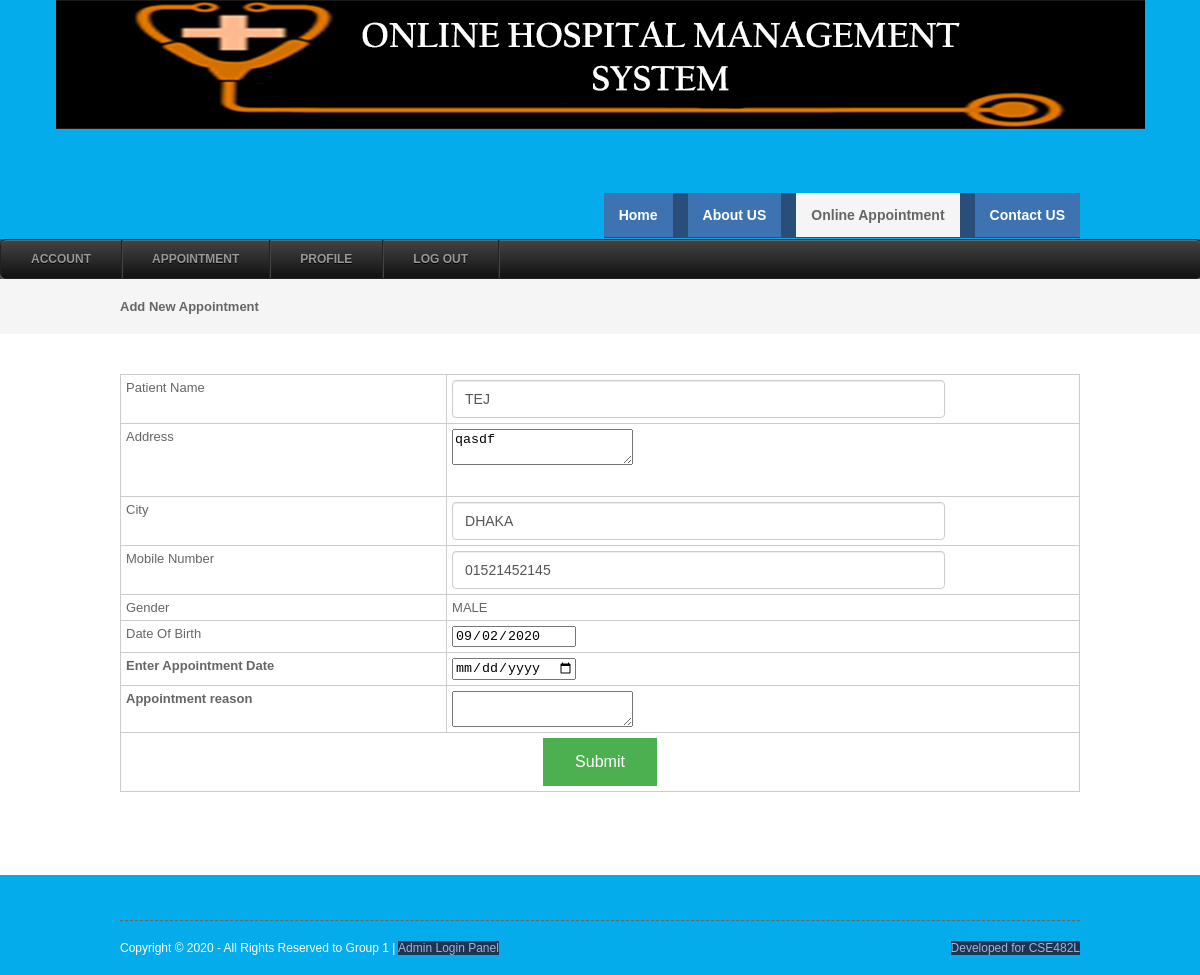
Screenshot of /patientappointment.php (signed in) with the database file from the repository.
### tables this page shows
CREATE TABLE `patient` (
  `patientid` int(10) NOT NULL,
  `patientname` varchar(50) NOT NULL,
  `admissiondate` date NOT NULL,
  `admissiontime` time NOT NULL,
  `address` varchar(250) NOT NULL,
  `mobileno` varchar(20) NOT NULL,
  `city` varchar(25) NOT NULL,
  `pincode` varchar(20) DEFAULT NULL,
  `loginid` varchar(50) NOT NULL,
  `password` varchar(25) NOT NULL,
  `bloodgroup` varchar(20) NOT NULL,
  `gender` varchar(10) NOT NULL,
  `status` varchar(10) NOT NULL,
  `dob` date NOT NULL
);

### patientappointment.php (the view, shortened to what this page needs)
<?php
include("header.php");
include("dbconnection.php");
if(isset($_SESSION[patientid]))
{
$sqlpatient = "SELECT * FROM patient WHERE patientid='$_SESSION[patientid]' ";
$qsqlpatient = mysqli_query($con,$sqlpatient);
$rspatient = mysqli_fetch_array($qsqlpatient);
$readonly = " readonly";
}
?>
<div class="wrapper col2">
  <div id="breadcrumb">
    <ul>
      <li class="first">Add New Appointment</li></ul>
  </div>
</div>
<div class="wrapper col4">
  <div id="container">
 <?php
if(isset($_POST[submit]))
{
	if(mysqli_num_rows($qsqlappointment) >= 1)
	{
			echo "<h2>Appointment already scheduled for ". date("d-M-Y", strtotime($_POST[appointmentdate])) . " " . date("H:i A", strtotime($_POST[appointmenttime])) . " .. </h2>";
	}
	else
	{
		if(isset($_SESSION[patientid]))
		{
			echo "<h2>Appointment taken successfully.. </h2>";
			echo "<p>Appointment record is in pending process. Kinldy check the appointment status. </p>";
			echo "<p> <a href='viewappointment.php'>View Appointment record</a>. </p>";
		}
		else
		{
			echo "<h2>Appointment taken successfully.. </h2>";
			echo "<p>Appointment record is in pending process. Please wait for confirmation message.. </p>";
			echo "<p> <a href='patientlogin.php'>Click here to Login</a>. </p>";
		}
	}
}
else
{
 ?>
   <form method="post" action="" name="frmpatapp" onSubmit="return validateform()">
    <table width="532" border="3">
      <tbody>
        <tr>
          <td width="34%">Patient Name</td>
          <td width="66%"><input type="text" name="patiente" id="patiente" value="<?php echo $rspatient[patientname];  ?>"  <?php echo $readonly; ?> ></td>
        </tr>
        <tr>
          <td height="62">Address</td>
          <td><textarea name="textarea" id="textarea" <?php echo $readonly; ?>><?php echo $rspatient[address];  ?></textarea></td>
        </tr>
        <tr>
          <td>City</td>
          <td><input type="text" name="city" id="city" value="<?php echo $rspatient[city];  ?>" <?php echo $readonly; ?> ></td>
        </tr>
        <tr>
          <td>Mobile Number</td>
          <td><input type="text" name="mobileno" id="mobileno" value="<?php echo $rspatient[mobileno];  ?>" <?php echo $readonly; ?> ></td>
        </tr>
        <tr>
          <td>Gender</td>
          <td>
          <?php
		  if(isset($_SESSION[patientid]))
		  {
			  echo $rspatient[gender];
		  	}
		  	?>
          </td>
        </tr>
        <tr>
          <td>Date Of Birth</td>
          <td><input type="date" min="<?php echo date("Y-m-d"); ?>" name="dob" id="dob" value="<?php echo $rspatient[dob]; ?>" <?php echo $readonly; ?> ></td>
        </tr>
        <tr>
          <td><strong>Enter Appointment Date</strong></td>
          <td><input type="date" min="<?php echo date("Y-m-d"); ?>" name="appointmentdate" id="appointmentdate"></td>
        </tr>
         <td><strong>Appointment reason</strong></td>
          <td><textarea name="app_reason"></textarea></td>
        <tr>
          <td colspan="2" align="center"><input type="submit" name="submit" id="submit" value="Submit" /></td>
        </tr>
      </tbody>
    </table>
    </form>
    <p>&nbsp;</p>
<?php
}
?>
  </div>
</div>
<?php
include("footer.php");
?>

### layout/styles/layout.css (style rules this page uses)
html { overflow-y:scroll; }
body { margin:0; padding:0; font-size:13px; font-family:verdana, Arial, Helvetica, sans-serif; color:#FFFFFF; background-color:#4F473A; }
div.wrapper { display:block; width:100%; margin:0; text-align:left; }
.col2 { color:#666666; background-color:#F5F5F5; }
.col3, .col4 { color:#666666; background-color:#FFFFFF; }
#head, #gallery, #breadcrumb, #container, #footer { display:block; position:relative; width:960px; margin:0 auto; }
#breadcrumb { padding:20px 0; }
#breadcrumb ul { margin:0; padding:0; list-style:none; }
#breadcrumb ul li { display:inline; }
#breadcrumb ul li.first { font-weight:bold; }
#container { padding:40px 0; }

### layout/styles/forms.css (style rules this page uses)
form, fieldset, legend { margin:0; padding:0; border:none; }

### layout/styles/tables.css (style rules this page uses)
table { width:100%; border-collapse:collapse; table-layout:auto; vertical-align:top; margin-bottom:15px; border:1px solid #CCCCCC; }
table tbody td { vertical-align:top; border-collapse:collapse; border-left:1px solid #CCCCCC; border-right:1px solid #CCCCCC; }
table thead th, table tbody td { padding:5px; border-collapse:collapse; }

### header.php (style rules this page uses)
input[type=submit] { background-color: #4CAF50; border: none; cursor:pointer; color: white; padding: 15px 32px; text-align: center; text-decoration: none; display: inline-block; font-size: 16px; }
input[type=text] { display: block; width: 75%; height: 24px; padding: 6px 12px; font-size: 14px; line-height: 1.42857143; color: #555; background-color: #fff; background-image: none; border: 1px solid #ccc; border-radius: 4px; -webkit-box-shadow: inset 0 1px 1px rgba(0,0,0,.075); box-shadow: inset 0 1px 1px rgba(0,0,0,.075); -webkit-transition: border-color ease-in-out .15s,-webkit-box-shadow ease-in-out .15s; -o-transition: border-color ease-in-out .15s,box-shadow ease-in-out .15s; transition: border-color ease-in-out .15s,box-shadow ease-in-out .15s; }

### rows the page displays
patient: patiente "TEJ", textarea "qasdf", city "DHAKA", mobileno "01521452145", gender "MALE", dob "09/02/2020"
